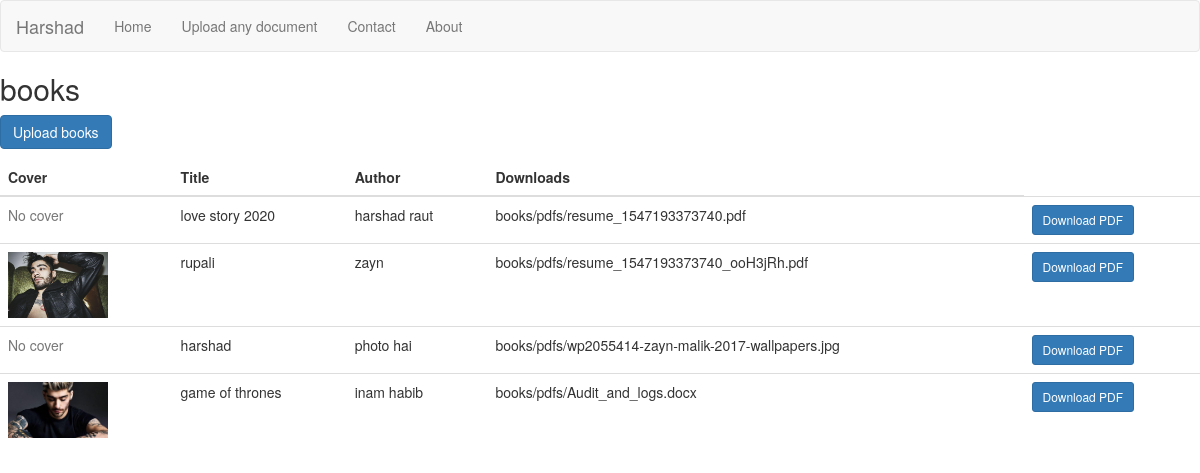
The app's page /prax/books/ with its own data.
### prax/models.py (models this page shows, shortened)
class Book(models.Model):
    title=models.CharField(max_length=100)
    author=models.CharField(max_length=100)
    pdf=models.FileField(upload_to='books/pdfs/')
    cover=models.ImageField(upload_to='books/covers/',null=True,blank=True)

### prax/views.py (the view)
# urls.py: path('books/', views.book_list, name='book_list'),
def book_list(request):
    books= Book.objects.all()
    return render(request,'prax/book_list.html',{
        'books':books })

### prax/templates/prax/book_list.html (shortened to what this page needs)
<!DOCTYPE html>
<html lang="en">
<head>
    <link rel="stylesheet" href="http://maxcdn.bootstrapcdn.com/bootstrap/3.3.4/css/bootstrap.min.css">
</head>
<body>
    <nav class="navbar navbar-default">
        <div class="container-fluid">
            <div class="navbar-header">
                <a href="#" class="navbar-brand">Harshad</a>
            </div>
            <div>
                <ul class="nav navbar-nav">
                    <li><a href="{% url 'prax-index' %}">Home</a></li>
                    <li><a href="{% url 'book_list' %}">Upload any document</a></li>
                    <li><a href="{% url 'contact' %}">Contact</a></li>
                    <li><a href="{% url 'about' %}">About</a></li>
                </ul>
            </div>
        </div>
    </nav>
</body>
</html>
{% block content %}
<h2>books </h2>
<p><a href="{% url 'upload_book' %}" class="btn btn-primary">Upload books
</a></p>
<table class="table mb-0">
    <thead>
    <tr>
        <th>Cover</th>
        <th>Title</th>
        <th>Author</th>
        <th>Downloads</th>
    </tr>
    </thead>
    {% for book in books %}
    <tr>
        <td>
        {% if book.cover %}
        <img src="{{ book.cover.url }}" alt="{{ book.title }}" style="width:100px;">
        {% else %}
            <span class="text-muted">No cover</span>
            {% endif %}</td>
        <td>{{ book.title }}</td>
                <td>{{ book.author }}</td>
        <td>{{ book.pdf }}</td>
        <td>
            <a href="{{ book.pdf.url }}" class="btn btn-primary btn-sm" target="_blank">
                Download PDF
            </a>
        </td>
    </tr>
{% endfor %}
</table>
{% endblock %}

### records on screen
Book: shows "No cover", title "love story 2020", author "harshad raut", pdf "books/pdfs/resume_1547193373740.pdf"
Book: cover (picture), title "rupali", author "zayn", pdf "books/pdfs/resume_1547193373740_ooH3jRh.pdf"
Book: cover "No cover", title "harshad", author "photo hai", pdf "books/pdfs/wp2055414-zayn-malik-2017-wallpapers.jpg"
Book: cover (picture), title "game of thrones", author "inam habib", pdf "books/pdfs/Audit_and_logs.docx"
